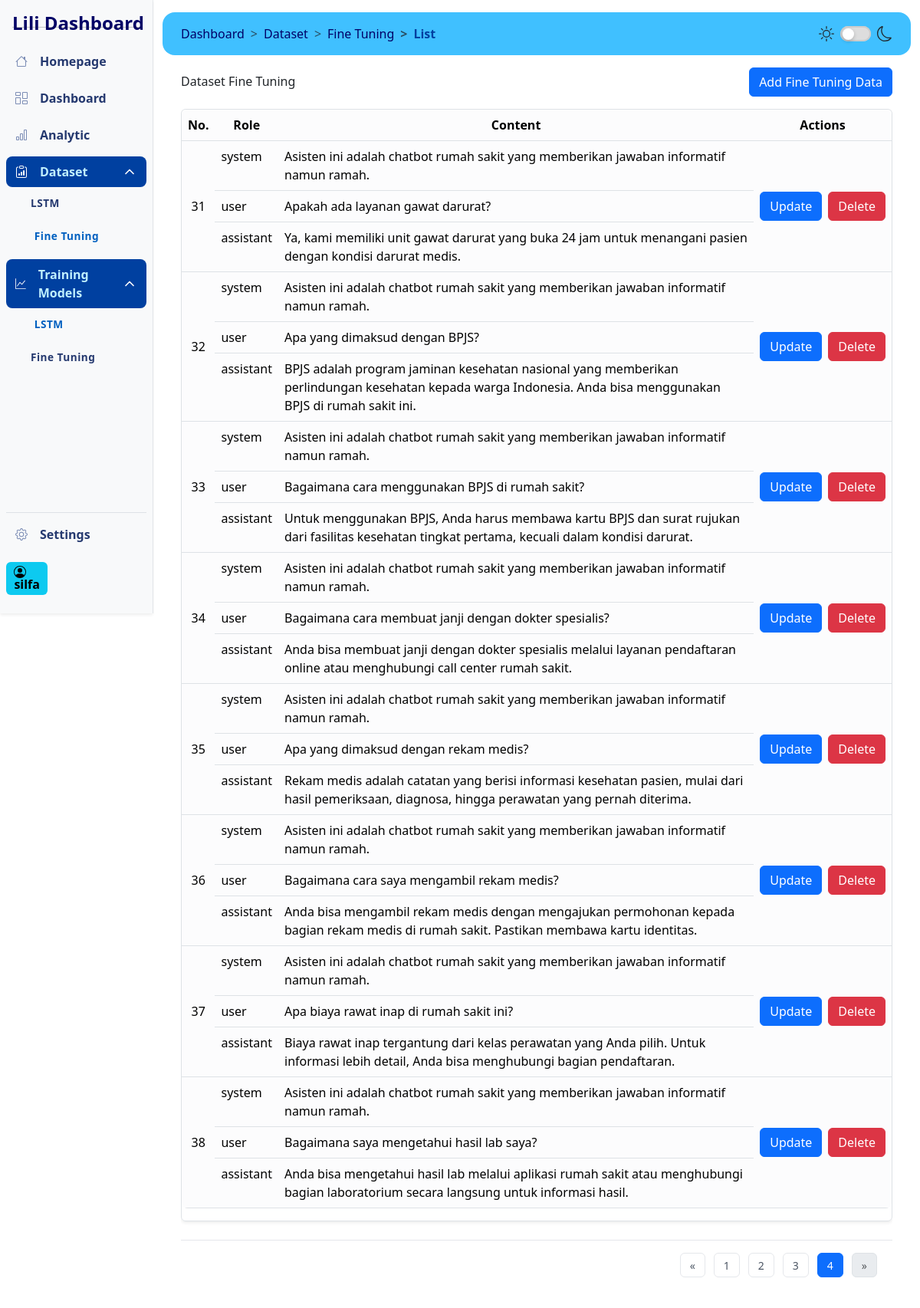
Screenshot of /dashboard/dataset/fine-tuning/list?page=4 (signed in) with the database file from the repository.
### models/auth_model.py (models this page shows, shortened)
class User(db.Model, UserMixin):
    id = db.Column(db.Integer, primary_key=True)
    username = db.Column(db.String(255), unique=True, nullable=False, index=True)
    fullname = db.Column(db.String(255), nullable=False)
    email = db.Column(db.String(150), unique=True, nullable=False, index=True)
    password = db.Column(db.String(255), nullable=False)
    created_at = db.Column(db.DateTime, default=datetime.utcnow)
    last_login = db.Column(db.DateTime)
    is_active = db.Column(db.Boolean, default=True)
    role = db.Column(db.String(50), nullable=False, default='user')  # New role column

### models/fine_tuning.py (models this page shows, shortened)
class Finetuning(db.Model):
    id = db.Column(db.Integer, primary_key=True)
    messages = db.Column(db.JSON, nullable=False)  # Simpan pesan dalam format JSON

### controller/view_fineTuning.py (the view)
@fineTuning.route("/dashboard/dataset/fine-tuning/list", methods=["GET"])
@login_required
def view_finetuning_data():
    page = request.args.get("page", 1, type=int)
    per_page = 10
    finetuning_query = Finetuning.query.paginate(
        page=page, per_page=per_page, error_out=False
    )
    start_number = (page - 1) * per_page + 1
    return render_template(
        "pages/dataset-fine-tuning.html",
        finetuning=finetuning_query.items,
        pagination=finetuning_query,
        start_number=start_number,
    )

### templates/pages/dataset-fine-tuning.html
<!DOCTYPE html>
{% extends 'dashboard.html' %} {% block content %}
<header class="my-3 d-flex justify-content-between align-items-center">
  <h1>Dataset Fine Tuning</h1>
  <a href="{{ url_for('fineTuning.add_finetuning_data')}}" class="btn btn-primary" role="button">Add Fine Tuning Data</a>
</header>
<section class="table-responsive">
  <div class="border rounded shadow-sm">
    <table class="table">
      <thead>
        <tr class="text-center">
          <th scope="col">No.</th>
          <th scope="col">Role</th>
          <th scope="col">Content</th>
          <th scope="col">Actions</th>
        </tr>
      </thead>
      <tbody>
        {% set conversation_index = namespace(value=1) %} {% for conversation in finetuning %} {% for message in conversation.messages %}
        <tr>
          {% if loop.first %}
          <td rowspan="{{ conversation.messages | length }}" class="align-middle text-center">{{ start_number + conversation_index.value - 1 }}</td>
          {% endif %}
          <td>{{ message.role }}</td>
          <td>{{ message.content }}</td>
          {% if loop.first %}
          <td rowspan="{{ conversation.messages | length }}" class="align-middle">
            <div class="d-flex justify-content-between align-items-center gap-2">
              <a href="{{ url_for('fineTuning.update_finetuning_data', id=conversation.id) }}" class="btn btn-primary" role="button">Update</a>
              <form class="delete-form" method="POST" data-id="{{ conversation.id }}">
                <button type="submit" class="btn btn-danger">Delete</button>
              </form>
            </div>
          </td>
          {% endif %}
        </tr>
        {% endfor %} {% set conversation_index.value = conversation_index.value + 1 %} {% endfor %}
      </tbody>
    </table>
  </div>
  <nav class="my-4" aria-label="Page navigation">
    <ul class="pagination justify-content-end">
      {% if pagination.has_prev %}
      <li class="page-item">
        <a class="page-link" href="{{ url_for('fineTuning.view_finetuning_data', page=pagination.prev_num) }}" aria-label="Previous">
          <span aria-hidden="true">&laquo;</span>
        </a>
      </li>
      {% else %}
      <li class="page-item disabled">
        <span class="page-link" aria-hidden="true">&laquo;</span>
      </li>
      {% endif %} {% for page_num in pagination.iter_pages(left_edge=2, right_edge=2, left_current=2, right_current=2) %} {% if page_num %} {% if
      page_num == pagination.page %}
      <li class="page-item active">
        <span class="page-link">{{ page_num }}</span>
      </li>
      {% else %}
      <li class="page-item">
        <a href="{{ url_for('fineTuning.view_finetuning_data', page=page_num) }}" class="page-link">{{ page_num }}</a>
      </li>
      {% endif %} {% else %}
      <li class="page-item disabled">
        <span class="page-link">...</span>
      </li>
      {% endif %} {% endfor %} {% if pagination.has_next %}
      <li class="page-item">
        <a href="{{ url_for('fineTuning.view_finetuning_data', page=pagination.next_num) }}" class="page-link" aria-label="Next">
          <span aria-hidden="true">&raquo;</span>
        </a>
      </li>
      {% else %}
      <li class="page-item disabled">
        <span class="page-link" aria-hidden="true">&raquo;</span>
      </li>
      {% endif %}
    </ul>
  </nav>
</section>
{% endblock content %}

### templates/partials/sidebar.html (shortened to what this page needs)
<aside
  class="col-lg-2 gx-0 position-sticky top-0 border-end border-light-subtle d-flex flex-column offcanvas-lg offcanvas-start"
  id="sidebar"
  tabindex="-1"
  aria-labelledby="offcanvasLabel"
>
  <div class="sidebar-wrapper active top-0 bg-body-tertiary shadow-sm d-flex flex-column h-100">
    <header class="sidebar-header position-relative">
      <div class="d-flex justify-content-between align-items-center">
        <div class="logo">
          <h1 class="navbar-brand fs-4">Lili Dashboard</h1>
        </div>
      </div>
      <hr />
    </header>
    <nav class="sidebar-menu d-flex flex-column justify-content-between h-100">
      <div class="menu">
        <div class="sidebar-item">
          <a href="/" class="sidebar-link">
            Homepage
          </a>
        </div>
        <div class="sidebar-item">
          <a href="{{ url_for('route.dashboard') }}" class="sidebar-link">
            Dashboard
          </a>
        </div>
        <div class="sidebar-item">
          <a href="/analytic" class="sidebar-link">
            Analytic
          </a>
        </div>
        <div class="sidebar-item has-sub">
          <div class="sidebar-link">
            <span>Dataset</span>
          </div>
          <div class="submenu">
            <div class="submenu-item">
              <a href="{{ url_for('lstm.read_lstm') }}" class="submenu-link">LSTM</a>
            </div>
            <div class="submenu-item">
              <a href="{{ url_for('fineTuning.view_finetuning_data') }}" class="submenu-link">Fine Tuning</a>
            </div>
          </div>
        </div>
        <div class="sidebar-item has-sub">
          <div class="sidebar-link">
            <span>Training Models</span>
          </div>
          <div class="submenu">
            <div class="submenu-item">
              <a href="{{ url_for('lstm_train.home') }}" class="submenu-link">LSTM</a>
            </div>
            <div class="submenu-item">
              <a href="/fine-tuning" class="submenu-link">Fine Tuning</a>
            </div>
          </div>
        </div>
      </div>
      <div class="menu mb-4">
        <div class="sidebar-item mb-3 border-top">
          <a href="{{ url_for('auth.logout') }}" class="sidebar-link">
            Settings
          </a>
        </div>
        <span class="badge text-bg-info fs-6">
          {{ current_user.fullname }}
        </span>
      </div>
    </nav>
  </div>
</aside>

### static/css/dashboard-style.css (style rules this page uses)
:root, [data-bs-theme="light"] { color-scheme: light; --blue-darkest: #000066; --blue-darker: #002080; --blue-dark: #0040a0; --blue: #0060c0; --blue-light: #0080e0; --blue-lighter: #00a0ff; --blue-lightest: rgb(64, 192, 255); --blue-pale: #80e0ff; --blue-paler: #c0f0ff; --sidebar-link: #25396f; --sidebar-link-active: var(--blue); --bs-primary: var(--blue); --nav-brand-color: var(--blue-darkest); }
.table { --bs-table-bg: var(--bs-light-bg-subtle) !important; border-radius: 0.5rem; overflow: hidden; }

### static/css/modal-style-finetuning.css (style rules this page uses)
.pagination { display: flex; align-items: center; justify-content: center; gap: 8px; padding: 24px; background: white; border-top: 1px solid #f1f5f9; }
.page-link { min-width: 36px; height: 36px; display: inline-flex; align-items: center; justify-content: center; padding: 0 12px; border-radius: 8px; border: 1px solid #e2e8f0; color: #475569; font-weight: 500; text-decoration: none; transition: all 0.2s; }

### static/css/steps-modal.css (style rules this page uses)
.pagination { position: sticky; bottom: 0; background: #ffffff; padding: 1rem; margin-top: 1rem; margin-bottom: 0; border-top: 1px solid #e5e7eb; }
.page-link { display: inline-flex; align-items: center; justify-content: center; min-width: 2rem; height: 2rem; padding: 0.375rem 0.75rem; font-size: 0.875rem; border: 1px solid #e5e7eb; border-radius: 0.375rem; color: #4b5563; text-decoration: none; transition: all 0.2s ease; margin: 0 0.25rem; }

### rows the page displays
User: fullname "silfa"
Finetuning: value "31", role "system" "user" "assistant", content "Asisten ini adalah chatbot rumah sakit yang memberikan jawaban informatif namun ramah." "Apakah ada layanan gawat darurat?" "Ya, kami memiliki unit gawat darurat yang buka 24 jam untuk menangani pasien dengan kondisi darurat medis."
Finetuning: value "32", role "system" "user" "assistant", content "Asisten ini adalah chatbot rumah sakit yang memberikan jawaban informatif namun ramah." "Apa yang dimaksud dengan BPJS?" "BPJS adalah program jaminan kesehatan nasional yang memberikan perlindungan kesehatan kepada warga Indonesia. Anda bisa menggunakan BPJS di rumah sakit ini."
Finetuning: value "33", role "system" "user" "assistant", content "Asisten ini adalah chatbot rumah sakit yang memberikan jawaban informatif namun ramah." "Bagaimana cara menggunakan BPJS di rumah sakit?" "Untuk menggunakan BPJS, Anda harus membawa kartu BPJS dan surat rujukan dari fasilitas kesehatan tingkat pertama, kecuali dalam kondisi darurat."
Finetuning: value "34", role "system" "user" "assistant", content "Asisten ini adalah chatbot rumah sakit yang memberikan jawaban informatif namun ramah." "Bagaimana cara membuat janji dengan dokter spesialis?" "Anda bisa membuat janji dengan dokter spesialis melalui layanan pendaftaran online atau menghubungi call center rumah sakit."
Finetuning: value "35", role "system" "user" "assistant", content "Asisten ini adalah chatbot rumah sakit yang memberikan jawaban informatif namun ramah." "Apa yang dimaksud dengan rekam medis?" "Rekam medis adalah catatan yang berisi informasi kesehatan pasien, mulai dari hasil pemeriksaan, diagnosa, hingga perawatan yang pernah diterima."
Finetuning: value "36", role "system" "user" "assistant", content "Asisten ini adalah chatbot rumah sakit yang memberikan jawaban informatif namun ramah." "Bagaimana cara saya mengambil rekam medis?" "Anda bisa mengambil rekam medis dengan mengajukan permohonan kepada bagian rekam medis di rumah sakit. Pastikan membawa kartu identitas."
Finetuning: value "37", role "system" "user" "assistant", content "Asisten ini adalah chatbot rumah sakit yang memberikan jawaban informatif namun ramah." "Apa biaya rawat inap di rumah sakit ini?" "Biaya rawat inap tergantung dari kelas perawatan yang Anda pilih. Untuk informasi lebih detail, Anda bisa menghubungi bagian pendaftaran."
Finetuning: value "38", role "system" "user" "assistant", content "Asisten ini adalah chatbot rumah sakit yang memberikan jawaban informatif namun ramah." "Bagaimana saya mengetahui hasil lab saya?" "Anda bisa mengetahui hasil lab melalui aplikasi rumah sakit atau menghubungi bagian laboratorium secara langsung untuk informasi hasil."

### other values shown
{{ page_num }} "1" "2" "3"
{{ page_num }} "4"
